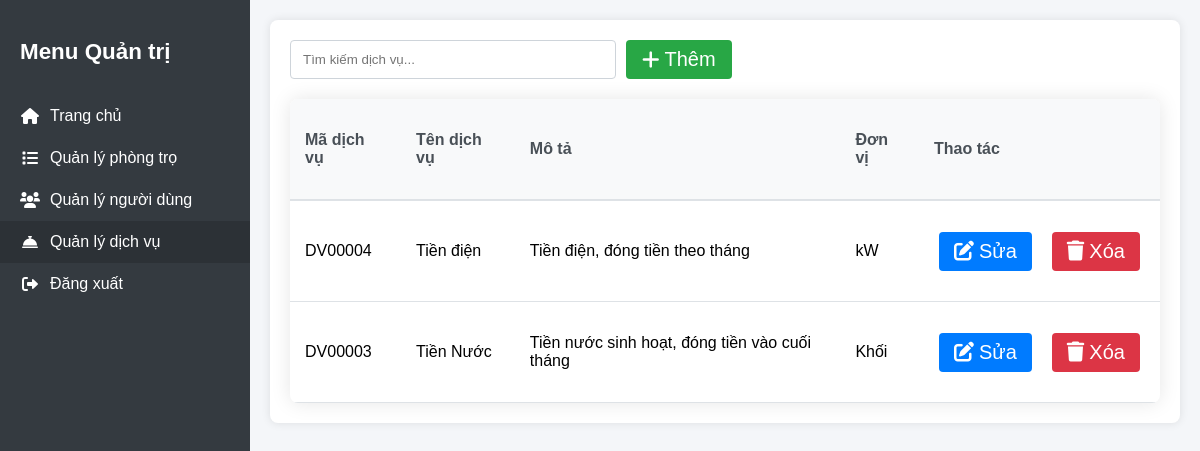
/administrator/admin_dashboard.php?page=danhsach_dichvu (signed in), run on the app's committed database.
### tables this page shows
CREATE TABLE `dichvu` (
  `maDichVu` varchar(10) NOT NULL COMMENT 'Mã dịch vụ',
  `donVi` varchar(255) NOT NULL COMMENT 'Đơn vị tính tiền của dịch vụ',
  `tenDichVu` varchar(255) NOT NULL COMMENT 'Tên dịch vụ',
  `moTaDichVu` text NOT NULL COMMENT 'Mô tả của dịch vụ'
);

### administrator/danhsach_dichvu.php (the view, shortened to what this page needs)
<?php
$sql = "SELECT * FROM dichvu ORDER BY maDichVu DESC";
$result = $conn->query($sql);
?>
<div class="admin-table">
    <div class="table-actions">
        <div class="search-box">
            <input type="text" id="searchInput" placeholder="Tìm kiếm dịch vụ...">
            <a href="admin_dashboard.php?page=them_dichvu" class="add-new-btn">
                <i class="fas fa-plus"></i>
                Thêm
            </a>
        </div>
    </div>
    <table>
        <thead>
            <tr>
                <th>Mã dịch vụ</th>
                <th>Tên dịch vụ</th>
                <th>Mô tả</th>
                <th>Đơn vị</th>
                <th>Thao tác</th>
            </tr>
        </thead>
        <tbody id="tableBody">
            <?php
            if ($result->num_rows > 0) {
                while($row = $result->fetch_assoc()) {
                    echo "<tr>";
                    echo "<td>{$row['maDichVu']}</td>";
                    echo "<td>{$row['tenDichVu']}</td>";
                    echo "<td>{$row['moTaDichVu']}</td>";
                    echo "<td>{$row['donVi']}</td>";
                    echo "<td class='action-buttons'>
                            <a href='admin_dashboard.php?page=sua_dichvu&id={$row['maDichVu']}' class='edit-btn'>
                                <i class='fas fa-edit'></i> Sửa
                            </a>
                            <a href='admin_dashboard.php?page=danhsach_dichvu&action=delete&id={$row['maDichVu']}'
                               class='delete-btn'
                               onclick='return confirm(\"Bạn có chắc chắn muốn xóa dịch vụ này?\")'>
                                <i class='fas fa-trash'></i> Xóa
                            </a>
                          </td>";
                    echo "</tr>";
                }
            } else {
                echo "<tr><td colspan='5'>Không có dịch vụ nào</td></tr>";
            }
            ?>
        </tbody>
    </table>
</div>

### styles.css (style rules this page uses)
html { font-size: 100%; font-family: sans-serif; box-sizing: border-box; }
body { display: flex; flex-direction: column; min-height: 100vh; margin: 0; }
a { text-decoration: none; font-size: 1.25rem; color: white; }
.admin-table { background: white; padding: 20px; border-radius: 8px; box-shadow: 0 0 10px rgba(0,0,0,0.1); }
.admin-table table { width: 100%; border-collapse: collapse; margin-top: 20px; }
.admin-table th, .admin-table td { padding: 12px; text-align: left; border-bottom: 1px solid #dee2e6; height: 70px; }
.admin-table th { background-color: #f8f9fa; font-weight: 600; color: #495057; }
.action-buttons { height: 100%; display: flex; align-items: center; gap: 10px; }
.action-buttons a { padding: 8px 15px; margin: 0 5px; border-radius: 4px; text-decoration: none; display: inline-flex; align-items: center; gap: 5px; height: fit-content; }
.edit-btn { background-color: #007bff; color: white; }
.delete-btn { background-color: #dc3545; color: white; }
.add-new-btn { background-color: #28a745; color: white; padding: 8px 16px; border-radius: 4px; text-decoration: none; display: inline-flex; align-items: center; gap: 5px; }
.search-box { display: flex; gap: 10px; margin-bottom: 20px; }
.search-box input { padding: 8px 12px; border: 1px solid #ced4da; border-radius: 4px; width: 300px; }
.admin-table table { border-collapse: separate; border-spacing: 0; width: 100%; margin-top: 1rem; background: white; border-radius: 8px; overflow: hidden; box-shadow: 0 0 20px rgba(0,0,0,0.1); }
.admin-table th { background: #f8f9fa; padding: 15px; font-weight: 600; text-align: left; color: #495057; border-bottom: 2px solid #dee2e6; }
.admin-table td { padding: 15px; border-bottom: 1px solid #dee2e6; vertical-align: middle; }

### data on the page
dichvu: maDichVu "DV00004", tenDichVu "Tiền điện", moTaDichVu "Tiền điện, đóng tiền theo tháng", donVi "kW"
dichvu: maDichVu "DV00003", tenDichVu "Tiền Nước", moTaDichVu "Tiền nước sinh hoạt, đóng tiền vào cuối tháng", donVi "Khối"
